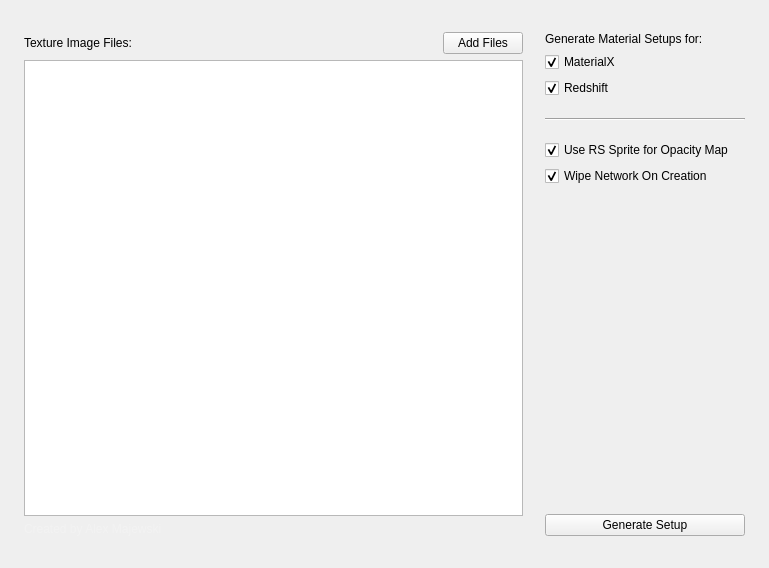
<?xml version="1.0" encoding="UTF-8"?>
<ui version="4.0">
 <class>Form</class>
 <widget class="QWidget" name="Form">
  <property name="geometry">
   <rect>
    <x>0</x>
    <y>0</y>
    <width>769</width>
    <height>568</height>
   </rect>
  </property>
  <property name="windowTitle">
   <string>Form</string>
  </property>
  <layout class="QHBoxLayout" name="horizontalLayout" stretch="0,0">
   <property name="sizeConstraint">
    <enum>QLayout::SetDefaultConstraint</enum>
   </property>
   <property name="leftMargin">
    <number>24</number>
   </property>
   <property name="topMargin">
    <number>32</number>
   </property>
   <property name="rightMargin">
    <number>24</number>
   </property>
   <property name="bottomMargin">
    <number>32</number>
   </property>
   <item>
    <layout class="QVBoxLayout" name="verticalLayout">
     <property name="leftMargin">
      <number>0</number>
     </property>
     <property name="topMargin">
      <number>0</number>
     </property>
     <property name="rightMargin">
      <number>8</number>
     </property>
     <property name="bottomMargin">
      <number>0</number>
     </property>
     <item>
      <layout class="QHBoxLayout" name="horizontalLayout_5">
       <item>
        <widget class="QLabel" name="label_listheader">
         <property name="text">
          <string>Texture Image Files:</string>
         </property>
        </widget>
       </item>
       <item>
        <spacer name="horizontalSpacer">
         <property name="orientation">
          <enum>Qt::Horizontal</enum>
         </property>
         <property name="sizeHint" stdset="0">
          <size>
           <width>40</width>
           <height>20</height>
          </size>
         </property>
        </spacer>
       </item>
       <item>
        <widget class="QPushButton" name="btn_addfiles">
         <property name="font">
          <font>
           <pointsize>9</pointsize>
          </font>
         </property>
         <property name="text">
          <string>Add Files</string>
         </property>
        </widget>
       </item>
      </layout>
     </item>
     <item>
      <widget class="QListWidget" name="list_textures">
       <property name="acceptDrops">
        <bool>true</bool>
       </property>
       <property name="dragDropMode">
        <enum>QAbstractItemView::NoDragDrop</enum>
       </property>
      </widget>
     </item>
     <item>
      <widget class="QLabel" name="label_author">
       <property name="styleSheet">
        <string notr="true">color: rgba(255, 255, 255, 0.2);</string>
       </property>
       <property name="text">
        <string>Created by Alex Majewski</string>
       </property>
      </widget>
     </item>
    </layout>
   </item>
   <item>
    <layout class="QVBoxLayout" name="verticalLayout_3">
     <property name="sizeConstraint">
      <enum>QLayout::SetDefaultConstraint</enum>
     </property>
     <property name="leftMargin">
      <number>8</number>
     </property>
     <property name="topMargin">
      <number>0</number>
     </property>
     <property name="rightMargin">
      <number>0</number>
     </property>
     <property name="bottomMargin">
      <number>0</number>
     </property>
     <item>
      <widget class="QLabel" name="label">
       <property name="text">
        <string>Generate Material Setups for:</string>
       </property>
      </widget>
     </item>
     <item>
      <widget class="QCheckBox" name="cb_use_mtlx">
       <property name="enabled">
        <bool>true</bool>
       </property>
       <property name="text">
        <string>MaterialX</string>
       </property>
       <property name="checked">
        <bool>true</bool>
       </property>
      </widget>
     </item>
     <item>
      <widget class="QCheckBox" name="cb_use_redshift">
       <property name="text">
        <string>Redshift</string>
       </property>
       <property name="checked">
        <bool>true</bool>
       </property>
      </widget>
     </item>
     <item>
      <widget class="Line" name="line">
       <property name="minimumSize">
        <size>
         <width>0</width>
         <height>30</height>
        </size>
       </property>
       <property name="styleSheet">
        <string notr="true">color: green;</string>
       </property>
       <property name="orientation">
        <enum>Qt::Horizontal</enum>
       </property>
      </widget>
     </item>
     <item>
      <widget class="QCheckBox" name="cb_enablerssprite">
       <property name="text">
        <string>Use RS Sprite for Opacity Map</string>
       </property>
       <property name="checked">
        <bool>true</bool>
       </property>
      </widget>
     </item>
     <item>
      <widget class="QCheckBox" name="cb_wipe_network">
       <property name="toolTip">
        <string>Deletes all other nodes in the material network. 
Recommended when re-using older setups or re-generating current material.</string>
       </property>
       <property name="text">
        <string>Wipe Network On Creation</string>
       </property>
       <property name="checked">
        <bool>true</bool>
       </property>
      </widget>
     </item>
     <item>
      <spacer name="verticalSpacer">
       <property name="orientation">
        <enum>Qt::Vertical</enum>
       </property>
       <property name="sizeHint" stdset="0">
        <size>
         <width>200</width>
         <height>40</height>
        </size>
       </property>
      </spacer>
     </item>
     <item>
      <widget class="QLabel" name="label_info">
       <property name="maximumSize">
        <size>
         <width>200</width>
         <height>16777215</height>
        </size>
       </property>
       <property name="text">
        <string/>
       </property>
       <property name="wordWrap">
        <bool>true</bool>
       </property>
      </widget>
     </item>
     <item>
      <spacer name="verticalSpacer_2">
       <property name="orientation">
        <enum>Qt::Vertical</enum>
       </property>
       <property name="sizeType">
        <enum>QSizePolicy::Maximum</enum>
       </property>
       <property name="sizeHint" stdset="0">
        <size>
         <width>20</width>
         <height>5</height>
        </size>
       </property>
      </spacer>
     </item>
     <item>
      <widget class="QPushButton" name="btn_gensetup">
       <property name="font">
        <font>
         <pointsize>9</pointsize>
        </font>
       </property>
       <property name="text">
        <string>Generate Setup</string>
       </property>
      </widget>
     </item>
    </layout>
   </item>
  </layout>
 </widget>
 <resources/>
 <connections/>
</ui>
